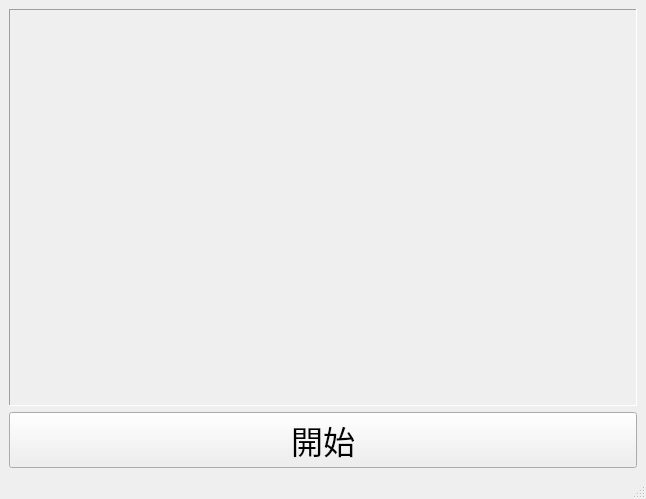
<?xml version="1.0" encoding="UTF-8"?>
<ui version="4.0">
 <class>MainWindow</class>
 <widget class="QMainWindow" name="MainWindow">
  <property name="geometry">
   <rect>
    <x>0</x>
    <y>0</y>
    <width>646</width>
    <height>499</height>
   </rect>
  </property>
  <property name="windowTitle">
   <string>MainWindow</string>
  </property>
  <widget class="QWidget" name="centralwidget">
   <layout class="QVBoxLayout" name="verticalLayout">
    <item>
     <widget class="QLabel" name="lbl">
      <property name="font">
       <font>
        <pointsize>72</pointsize>
       </font>
      </property>
      <property name="frameShape">
       <enum>QFrame::Panel</enum>
      </property>
      <property name="frameShadow">
       <enum>QFrame::Sunken</enum>
      </property>
      <property name="text">
       <string/>
      </property>
      <property name="alignment">
       <set>Qt::AlignCenter</set>
      </property>
     </widget>
    </item>
    <item>
     <widget class="QPushButton" name="btn">
      <property name="font">
       <font>
        <family>金梅蘭明體</family>
        <pointsize>24</pointsize>
       </font>
      </property>
      <property name="text">
       <string>開始</string>
      </property>
     </widget>
    </item>
   </layout>
  </widget>
  <widget class="QMenuBar" name="menubar">
   <property name="geometry">
    <rect>
     <x>0</x>
     <y>0</y>
     <width>646</width>
     <height>26</height>
    </rect>
   </property>
  </widget>
  <widget class="QStatusBar" name="statusbar"/>
 </widget>
 <resources/>
 <connections/>
</ui>
